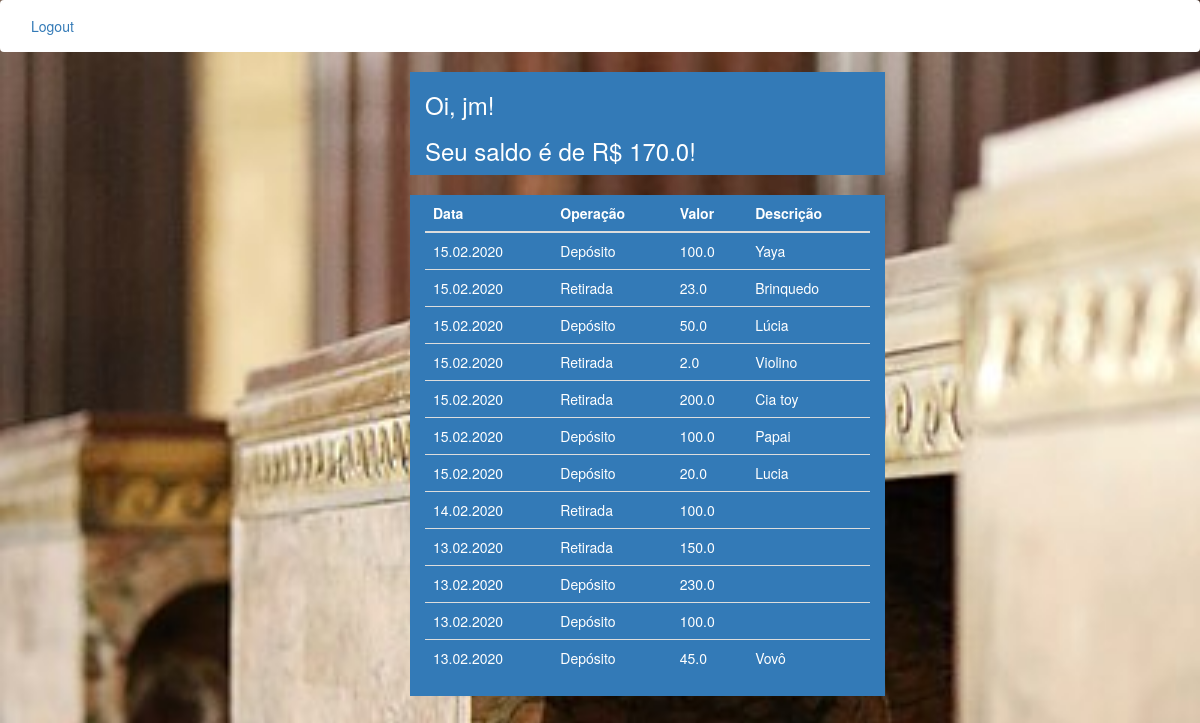
Before: /index (signed in) with the older database file.
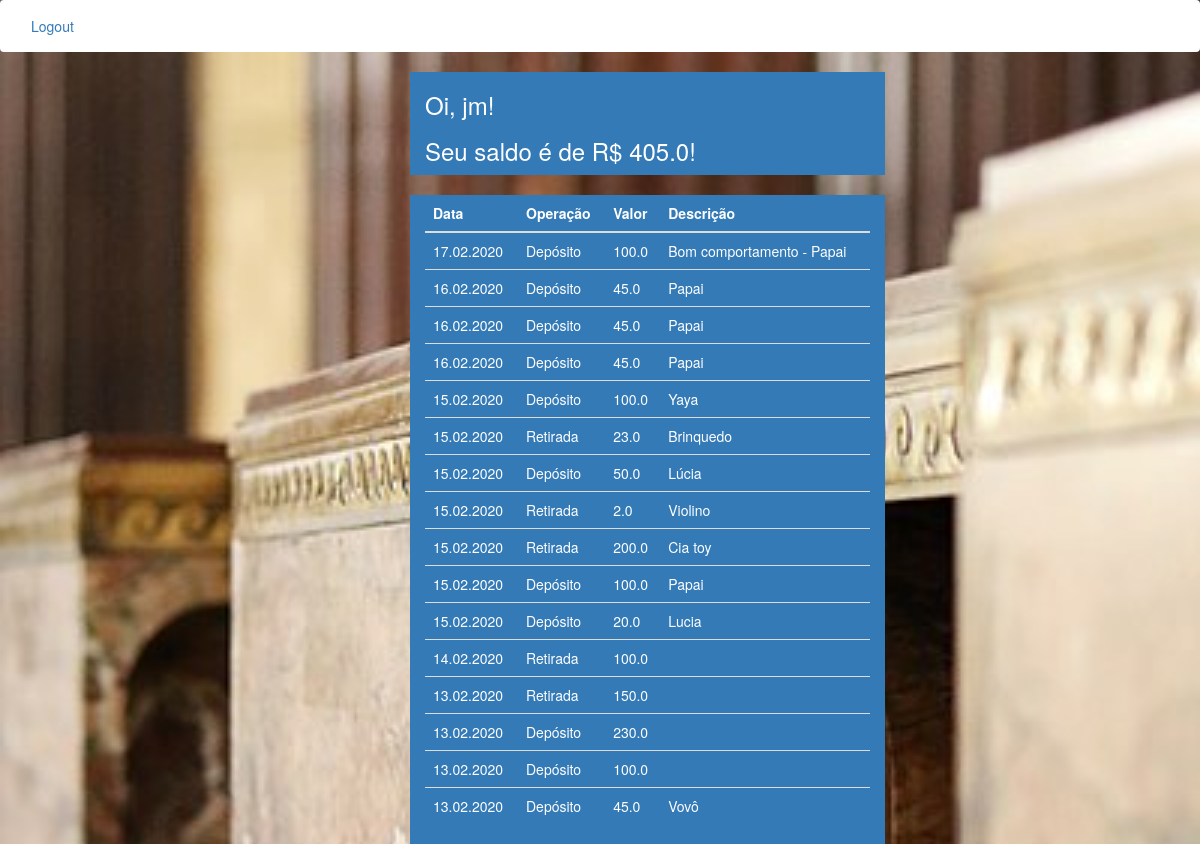
After: the same page with the newer database file.
### app/models.py (models this page shows, shortened)
class User(UserMixin, db.Model):
    id = db.Column(db.Integer, primary_key=True)
    username = db.Column(db.String(64), index=True, unique=True)
    email = db.Column(db.String(120), index=True, unique=True)
    parent = db.Column(db.Boolean, default=False)
    password_hash = db.Column(db.String(128))

class Balance(db.Model):
    id = db.Column(db.Integer, primary_key=True)
    ammount = db.Column(db.Float)
    operation = db.Column(db.Boolean)
    description = db.Column(db.String(140))
    timestamp = db.Column(db.DateTime, index=True, default=datetime.utcnow)
    user_id = db.Column(db.Integer, db.ForeignKey('user.id'))
    def current_balance(user_id):
        deposit = db.session.query(func.sum(Balance.ammount)).filter(Balance.user_id==user_id, Balance.operation == True).scalar()
        withdraw = db.session.query(func.sum(Balance.ammount)).filter(Balance.user_id==user_id, Balance.operation == False).scalar()
        return deposit - withdraw
    def account_statement(user_id):
        return db.session.query(Balance).filter(Balance.user_id==user_id).order_by(Balance.timestamp.desc())

### app/routes.py (the view)
@app.route('/', methods = ["GET", "POST"])
@app.route('/index', methods = ["GET", "POST"])
@login_required
def index():
    balance = Balance.current_balance(1)
    account_statement = Balance.account_statement(1)
    form = ParentInput()
    if form.validate_on_submit():
        op = Balance(ammount=form.ammount.data, operation=int(form.operation.data), description=form.description.data, timestamp=form.timestamp.data , user_id=1)
        db.session.add(op)
        db.session.commit()
        return redirect(url_for('index'))
    return render_template('index.html', title='Home', balance=balance, account_statement=account_statement, form = form)

### app/models.py (called while the page is built)
@login.user_loader
def load_user(id):
    return User.query.get(int(id))

### app/templates/index.html (shortened to what this page needs)
{% extends "base.html" %}
{% import 'bootstrap/wtf.html' as wtf %}
{% block styles %}
{{ super() }}
<link rel="stylesheet" type="text/css" href="{{ url_for('static', filename='css/login.css') }}" />
{% endblock %}
{% block navbar %}
    {% include "_navbar.html" %}
{% endblock %}
{% block app_content %}
<div class="container-fluid">
  {% if current_user.parent %}
  <div class="card">
    <div class = "row no-gutters">
      <div class="col-md-4 ">
      </div>
      <div class="col-md-5 justify-content-center bg-primary">
        <div class="card-body">
        <h3>Oi, {{ current_user.username }}!</h3>
        <h3>O saldo do João Marcus é de R$ {{ balance }}!</h3>
        </div>
      </div>
    </div>
  </div>
  <br>
  <div class="card ">
    <div class = "row no-gutters">
      <div class="col-md-4 ">
      </div>
      <div class="col-md-5 justify-content-center bg-primary">
        <div class="card-body">
          <h3 class="card-title text-center">Transação</h3>
          <div class="card-text">
          {{ wtf.quick_form(form, form_type="horizontal") }}
          </div>
          <br>
        </div>
      </div>
    </div>
  </div>
  {% else %}
  <div class="card">
    <div class = "row no-gutters">
      <div class="col-md-4 ">
      </div>
      <div class="col-md-5 justify-content-center bg-primary">
        <h3>Oi, {{ current_user.username }}!</h3>
        <h3>Seu saldo é de R$ {{ balance }}!</h3>
      </div>
    </div>
  </div>
  {% endif %}
  <br>
  <div class="card">
    <div class = "row no-gutters">
      <div class="col-md-4 ">
      </div>
      <div class="col-md-5 justify-content-center bg-primary">
        <table class="table">
          <thead class="thead-dark">
            <tr>
              <th> Data </th>
              <th> Operação </th>
              <th> Valor </th>
              <th> Descrição </th>
            </tr>
          </thead>
          <tbody>
            {% for line in account_statement %}
            <tr>
              <td>{{ line.timestamp.strftime('%d.%m.%Y') }}</td>
              {% if line.operation %}
              <td>Depósito</td>
              {% else %}
              <td>Retirada</td>
              {% endif %}
              <td>{{ line.ammount }}</td>
              <td>{{ line.description }}</td>
            </tr>
            {% endfor %}
          </tbody>
        </table>
      </div>
    </div>
  </div>
</div>
{% endblock %}

### app/templates/base.html (shortened to what this page needs)
{% extends 'bootstrap/base.html' %}
{% block styles %}
{{ super() }}
<link rel="stylesheet" type="text/css" href="{{ url_for('static', filename='css/login.css') }}" />
{% endblock %}
{% block content %}
  <div class="container">
      {% block app_content %}{% endblock %}
  </div>
{% endblock %}

### app/templates/_navbar.html
<nav class="navbar navbar-expand-lg " style="background-color: white;">
  <div class="collapse navbar-collapse flex-grow-1 text-right">
    <ul class="nav navbar-nav ml-auto flex-nowrap">
      <li class="nav-item">
        <a href="{{ url_for('logout') }}">Logout</a>
      </li>
    </ul>
  </div>
</nav>

### app/static/css/login.css (style rules this page uses)
body, html { height: 100%; height: 100%; background-position: center; background-repeat: no-repeat; background-size: cover; }

### app/templates/index.html (style rules this page uses)
body { background-image: url("../static/image/bank_inside.jpg"); }

Changed rows visible on the page:
added Balance: timestamp "17.02.2020", operation "Depósito", ammount "100.0", description "Bom comportamento - Papai"
added Balance: timestamp "16.02.2020", operation "Depósito", ammount "45.0", description "Papai"
added Balance: timestamp "16.02.2020", operation "Depósito", ammount "45.0", description "Papai"
added Balance: timestamp "16.02.2020", operation "Depósito", ammount "45.0", description "Papai"
Other visible differences:
{{ balance }}: "170.0" → "405.0"
